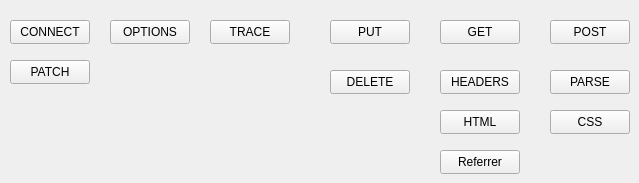
   <widget class="QWidget" name="Config_Functions_Tab">
    <attribute name="icon">
     <iconset>
      <normaloff>../../Downloads/icons8-administrative-tools-50.png</normaloff>../../Downloads/icons8-administrative-tools-50.png</iconset>
    </attribute>
    <attribute name="title">
     <string>Config Functions</string>
    </attribute>
    <widget class="QPushButton" name="config_function_get_button">
     <property name="enabled">
      <bool>true</bool>
     </property>
     <property name="geometry">
      <rect>
       <x>440</x>
       <y>20</y>
       <width>80</width>
       <height>24</height>
      </rect>
     </property>
     <property name="text">
      <string>GET</string>
     </property>
    </widget>
    <widget class="QPushButton" name="config_function_post_button">
     <property name="enabled">
      <bool>true</bool>
     </property>
     <property name="geometry">
      <rect>
       <x>550</x>
       <y>20</y>
       <width>80</width>
       <height>24</height>
      </rect>
     </property>
     <property name="text">
      <string>POST</string>
     </property>
    </widget>
    <widget class="QPushButton" name="config_function_headers_button">
     <property name="enabled">
      <bool>true</bool>
     </property>
     <property name="geometry">
      <rect>
       <x>440</x>
       <y>70</y>
       <width>80</width>
       <height>24</height>
      </rect>
     </property>
     <property name="text">
      <string>HEADERS</string>
     </property>
    </widget>
    <widget class="QPushButton" name="config_function_parse_button">
     <property name="enabled">
      <bool>true</bool>
     </property>
     <property name="geometry">
      <rect>
       <x>550</x>
       <y>70</y>
       <width>80</width>
       <height>24</height>
      </rect>
     </property>
     <property name="text">
      <string>PARSE</string>
     </property>
    </widget>
    <widget class="QPushButton" name="config_function_html_button">
     <property name="enabled">
      <bool>true</bool>
     </property>
     <property name="geometry">
      <rect>
       <x>440</x>
       <y>110</y>
       <width>80</width>
       <height>24</height>
      </rect>
     </property>
     <property name="text">
      <string>HTML</string>
     </property>
    </widget>
    <widget class="QPushButton" name="config_function_css_button">
     <property name="enabled">
      <bool>true</bool>
     </property>
     <property name="geometry">
      <rect>
       <x>550</x>
       <y>110</y>
       <width>80</width>
       <height>24</height>
      </rect>
     </property>
     <property name="text">
      <string>CSS</string>
     </property>
    </widget>
    <widget class="QPushButton" name="config_function_referrer_button">
     <property name="enabled">
      <bool>true</bool>
     </property>
     <property name="geometry">
      <rect>
       <x>440</x>
       <y>150</y>
       <width>80</width>
       <height>24</height>
      </rect>
     </property>
     <property name="text">
      <string>Referrer</string>
     </property>
    </widget>
    <widget class="QPushButton" name="config_function_put_button">
     <property name="enabled">
      <bool>true</bool>
     </property>
     <property name="geometry">
      <rect>
       <x>330</x>
       <y>20</y>
       <width>80</width>
       <height>24</height>
      </rect>
     </property>
     <property name="text">
      <string>PUT</string>
     </property>
    </widget>
    <widget class="QPushButton" name="config_function_delete_button">
     <property name="enabled">
      <bool>true</bool>
     </property>
     <property name="geometry">
      <rect>
       <x>330</x>
       <y>70</y>
       <width>80</width>
       <height>24</height>
      </rect>
     </property>
     <property name="text">
      <string>DELETE</string>
     </property>
    </widget>
    <widget class="QPushButton" name="config_function_connect_button">
     <property name="enabled">
      <bool>true</bool>
     </property>
     <property name="geometry">
      <rect>
       <x>10</x>
       <y>20</y>
       <width>80</width>
       <height>24</height>
      </rect>
     </property>
     <property name="text">
      <string>CONNECT</string>
     </property>
    </widget>
    <widget class="QPushButton" name="config_function_options_button">
     <property name="enabled">
      <bool>true</bool>
     </property>
     <property name="geometry">
      <rect>
       <x>110</x>
       <y>20</y>
       <width>80</width>
       <height>24</height>
      </rect>
     </property>
     <property name="text">
      <string>OPTIONS</string>
     </property>
    </widget>
    <widget class="QPushButton" name="config_function_trace_button">
     <property name="enabled">
      <bool>true</bool>
     </property>
     <property name="geometry">
      <rect>
       <x>210</x>
       <y>20</y>
       <width>80</width>
       <height>24</height>
      </rect>
     </property>
     <property name="text">
      <string>TRACE</string>
     </property>
    </widget>
    <widget class="QPushButton" name="config_function_patch_button">
     <property name="enabled">
      <bool>true</bool>
     </property>
     <property name="geometry">
      <rect>
       <x>10</x>
       <y>60</y>
       <width>80</width>
       <height>24</height>
      </rect>
     </property>
     <property name="text">
      <string>PATCH</string>
     </property>
    </widget>
   </widget>
